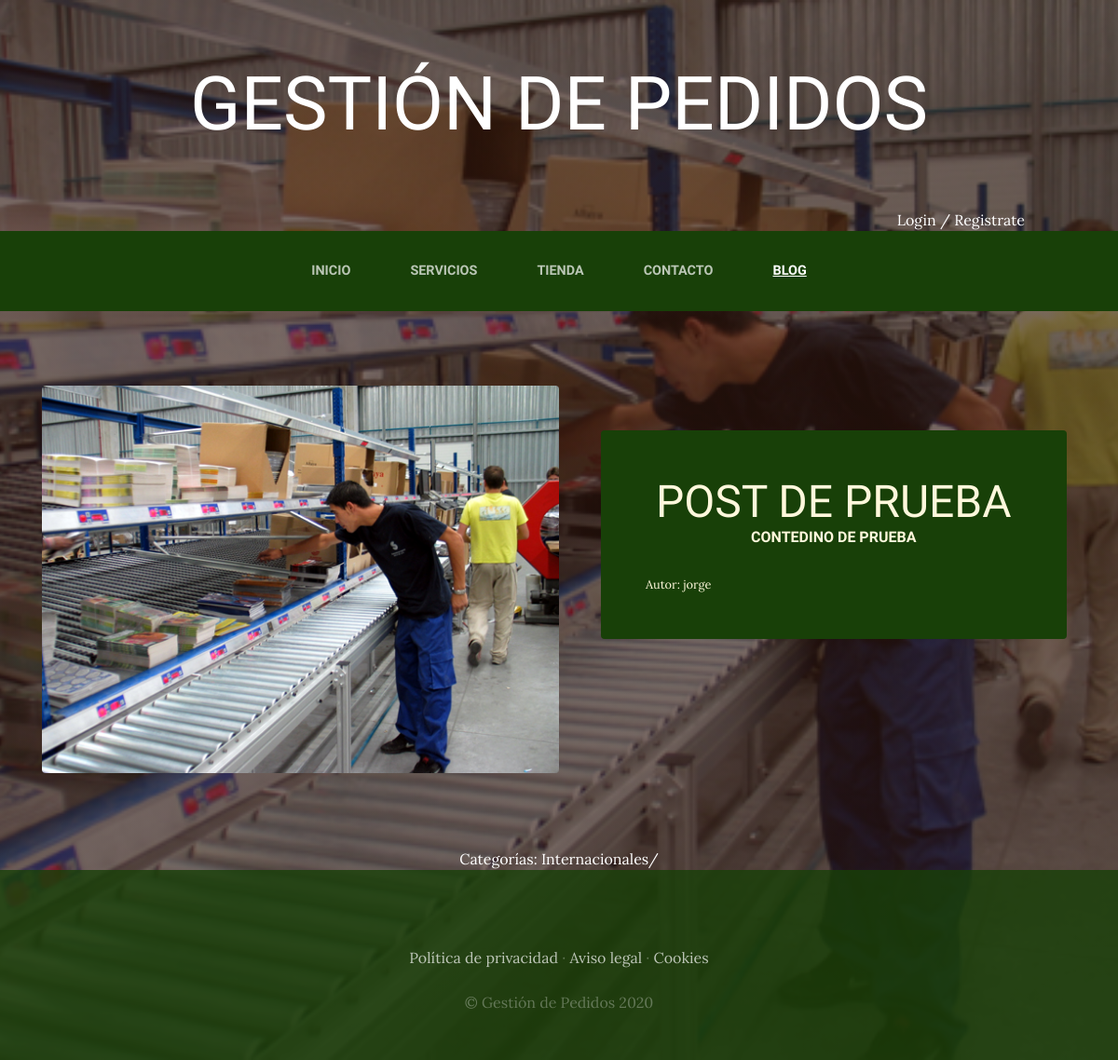
The app's page /blog/categoria/1/ with its own data.
### Blog/models.py (models this page shows, shortened)
class Post (models.Model):
    titulo= models.CharField(max_length=50)
    contenido=models.CharField(max_length=50)
    imagen= models.ImageField(upload_to='blog', null= True, blank=True) # null= True, blank=True)  para indicar que es opcional subir la imagen
    autor=models.ForeignKey(User, on_delete= models.CASCADE)# PARA VINCULAR  CON CLAVE FORANEA CON EL USUARIO Y APLICAR CAMBIOS EN CASCADA
    categorias= models.ManyToManyField(Categoria)
    created= models.DateTimeField(auto_now_add=True)# para que se inicie con la fecha en el que se crea de forma automatica
    updated=models.DateTimeField(auto_now_add=True)
    class Meta:
        verbose_name='Post'
        verbose_name_plural='Post'

class Categoria(models.Model):
    nombre= models.CharField(max_length=50)
    created= models.DateTimeField(auto_now_add=True)# para que se inicie con la fecha en el que se crea de forma automatica
    updated=models.DateTimeField(auto_now_add=True)
    class Meta:
        verbose_name='Categoria'
        verbose_name_plural='Categorias'

### Blog/views.py (the view)
# urls.py: path('categoria/<int:categoria_id>/',views.categoria, name='Categoria'),
def categoria(request, categoria_id):
    categoria= Categoria.objects.get(id=categoria_id)
    post= Post.objects.filter(categorias=categoria)
    return render(request, 'Blog/categoria.html',{'categoria': categoria, 'post': post})

### Carro/context_processor.py (called while the page is built)
def importe_total_carro(request):
    total=0
    if request.user.is_authenticated and request.session.get('carro'):
        for key, value in request.session['carro'].items():
            total+=float(value['precio'])
    return{'importe_total_carro': total}

### Blog/templates/Blog/categoria.html
{% extends 'ProyectoWebApp/base.html' %}
{% load static %}
{% block content %}
{% for post in post %}
<section class="page-section clearfix">
    <div class="container">
      <div class="intro">
        <img class="intro-img img-fluid mb-3 mb-lg-0 rounded" src="{{post.imagen.url}}" style=" width: 50%;">
        <div class="intro-text left-0 text-center bg-faded p-5 rounded">
          <h2 class="section-heading mb-4" >
            <span class="section-heading-lower">{{post.titulo}}</span>
            <span class="section-heading-upper">{{post.contenido}}</span>
          </h2>
          <div style="text-align: left; font-size: 0.8em;">
                Autor: {{post.autor}}
          </div>
        </div>
      </div>
    </div>
  </section>
{% endfor%}
<section>
    <div style="
    width: 75%;
    margin:auto;
    text-align: center;
    color: white;">
          Categorías:
          {% for post in post %}
            {% for categoria in post.categorias.all  %}
              {{categoria.nombre}}/
            {% endfor%}
          {% endfor%}
        </div>
</section>
{% endblock %}

### ProyectoWebApp/static/ProyectoWebApp/css/gestion.css (style rules this page uses)
body { font-family: 'Lora'; background: linear-gradient(rgba(47, 23, 15, 0.65), rgba(47, 23, 15, 0.65)), url("../img/bg_main.jpg"); background-attachment: fixed; background-position: center; background-size: cover; }
h1, h2, h3, h4, h5, h6 { font-family: 'Raleway'; }
.page-section { margin-top: 5rem; margin-bottom: 5rem; }
.section-heading { text-transform: uppercase; }
.section-heading .section-heading-upper { display: block; font-size: 1rem; font-weight: 800; padding-bottom:.5rem; }
.section-heading .section-heading-lower { display: block; font-size: 3rem; font-weight: 100; }
.bg-faded { background-color: rgba(255, 255, 255, 0.85); }
.intro { position: relative; }
@media (min-width: 992px) { .intro .intro-img { width: 75%; float: left; } }
@media (min-width: 992px) { .intro .intro-text { left: 600; width: 60%; margin-top: 3rem; background-color: rgba(24, 64, 8); color: cornsilk; position: absolute; } }
@media (min-width: 1200px) { .intro .intro-text { width: 45%; } }

### records on screen
Post: imagen (picture), titulo "POST DE PRUEBA", contenido "CONTEDINO DE PRUEBA", autor "jorge"
Categoria: nombre "Internacionales"
